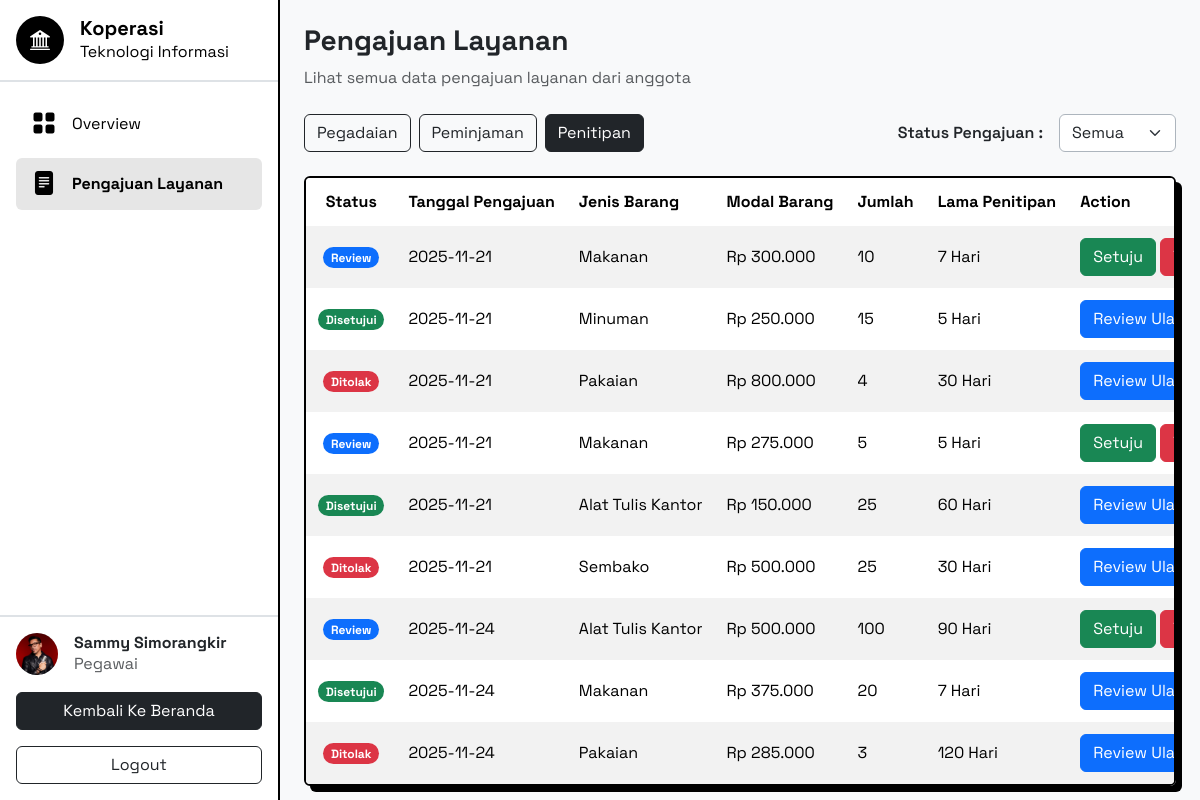
Screenshot of /dashboard/pengajuan-layanan/penitipan (signed in) with the database file from the repository.
### tables this page shows
CREATE TABLE `users` (
  `id` int NOT NULL,
  `avatar` varchar(150) NOT NULL,
  `nama` varchar(50) NOT NULL,
  `username` varchar(15) NOT NULL,
  `password` varchar(100) NOT NULL,
  `timestamp` timestamp NULL DEFAULT CURRENT_TIMESTAMP,
  `keterangan` text NOT NULL,
  `auth` varchar(20) NOT NULL,
  `aktif` enum('1','0') DEFAULT '1',
  `hapus` enum('1','0') DEFAULT '0'
);

CREATE TABLE `pengajuan_penitipan` (
  `id` int NOT NULL,
  `tanggal` date NOT NULL,
  `jenis_barang` varchar(255) NOT NULL,
  `modal_barang` int NOT NULL,
  `jumlah` int NOT NULL,
  `lama_penitipan` int NOT NULL,
  `status` enum('review','disetujui','ditolak') DEFAULT 'review',
  `user_id` int NOT NULL
);

### app/Core/Controller.php (called while the page is built, shortened)
<?php
class Controller {
   protected function loadModel(string $model) : object
   {
      return new $model();
   }
   protected function renderView(string $view, array $data = []) : void
   {
      extract($data);
      require_once __DIR__ . "/../View/" . $view . ".php";
   }
}

### app/Controller/PengajuanLayananController.php (called while the page is built, shortened)
<?php
class PengajuanLayanan extends Controller {
   public function showPengajuanPenitipanPage() : void
   {
      $pengajuanPenitipanModel = $this->loadModel("PengajuanPenitipan");
      $applications = $pengajuanPenitipanModel->getAllPengajuan();
      $this->renderView(view: "Dashboard/index", data: ["page" => "PengajuanLayanan/index", "currentTab" => "Penitipan", "data" => $applications]);
   }
}

### public/index.php (called while the page is built, shortened)
<?php
try {
   Router::dispatch();
} catch (Exception $e) {
   http_response_code(500);
   require_once __DIR__ . "/../app/View/Error/internal-server-error.php";
}

### app/Config/Database.php (called while the page is built, shortened)
<?php
class Database {
   public static function getConnection() : PDO
   {
      $servername = "localhost";
      $database = "koperasi";
      $username = "root";
      $password = "";
      return new PDO("mysql:host=$servername;dbname=$database", $username, $password);
   }
}

### app/Model/User.php (called while the page is built, shortened)
<?php
class User {
   private PDO $db;
   public function __construct()
   {
      $this->db = Database::getConnection();
   }
   public function getUserById(int $id) : ?array
   {
      $sql = "SELECT * FROM users WHERE id = ?";
      $stmt = $this->db->prepare($sql);
      $stmt->execute([$id]);
      $user = $stmt->fetch(PDO::FETCH_ASSOC);
      return $user ?: null;
   }
}

### app/Model/PengajuanPenitipan.php (called while the page is built, shortened)
<?php
class PengajuanPenitipan {
   private PDO $db;
   public function __construct()
   {
      $this->db = Database::getConnection();
   }
   public function getAllPengajuan() : array
   {
      $sql = "SELECT * FROM pengajuan_penitipan";
      $stmt = $this->db->query($sql);
      return $stmt->fetchAll(PDO::FETCH_ASSOC);
   }
}

### app/Utils/CurrencyFormatter.php (called while the page is built, shortened)
<?php
class CurrencyFormatter {
   public static function format(int $price) : string
   {
      $formatter = new NumberFormatter('id_ID', NumberFormatter::CURRENCY);
      $formatter->setAttribute(NumberFormatter::FRACTION_DIGITS, 0);
      return $formatter->formatCurrency($price, 'IDR');
   }
}

### app/View/Dashboard/PengajuanLayanan/Penitipan/index.php (the view, shortened to what this page needs)
<div class="table-responsive border border-2 border-black drop-shadow-lg rounded-2">
   <table class="table table-borderless table-striped m-0 align-middle">
      <thead class="sticky-top">
         <tr>
            <th class="text-center">Status</th>
            <th>Tanggal Pengajuan</th>
            <th>Jenis Barang</th>
            <th>Modal Barang</th>
            <th>Jumlah</th>
            <th>Lama Penitipan</th>
            <th>Action</th>
         </tr>
      </thead>
      <tbody>
         <?php
            foreach ($data as $application) { ?>
               <tr>
                  <td class="text-center">
                     <?php if ($application["status"] === "review") { ?>
                        <span class="badge text-bg-primary rounded-5">Review</span>
                     <?php } ?>
                     <?php if ($application["status"] === "disetujui") { ?>
                        <span class="badge text-bg-success rounded-5">Disetujui</span>
                     <?php } ?>
                     <?php if ($application["status"] === "ditolak") { ?>
                        <span class="badge text-bg-danger rounded-5">Ditolak</span>
                     <?php } ?>
                  </td>
                  <td><?=$application["tanggal"]?></td>
                  <td><?=$application["jenis_barang"]?></td>
                  <td><?=CurrencyFormatter::format($application["modal_barang"])?></td>
                  <td><?=$application["jumlah"]?></td>
                  <td><?=$application["lama_penitipan"]?> Hari</td>
                  <td>
                     <?php if ($application["status"] === "review") { ?>
                        <a href=<?="/penitipan/approve/{$application['id']}"?> class="btn btn-success">Setuju</a>
                        <a href=<?="/penitipan/reject/{$application['id']}"?> class="btn btn-danger">Tolak</a>
                     <?php } ?>
                     <?php if ($application["status"] === "disetujui" || $application["status"] === "ditolak") { ?>
                        <a href=<?="/penitipan/review/{$application['id']}"?> class="btn btn-primary">Review Ulang</a>
                     <?php } ?>
                  </td>
               </tr>
         <?php } ?>
      </tbody>
   </table>
</div>

### app/Core/Router.php (shortened to what this page needs)
<?php
class Router {
   private static array $routes = [];
   public static function addRoute(string $method, string $path, string $controller, string $action, array $middlewares = []) : void
   {
      array_push(self::$routes,
         [
            "method" => $method,
            "path" => $path,
            "controller" => $controller,
            "action" => $action,
            "middlewares" => $middlewares
         ]
      );
   }
   public static function dispatch() : void
   {
      $path = $_SERVER["PATH_INFO"] ?? "/";
      $method = $_SERVER["REQUEST_METHOD"];
      foreach (self::$routes as $route) {
         $pattern = preg_replace("#:([a-zA-Z_][a-zA-Z0-9_]*)#", "([^/]+)", $route["path"]);
         $pattern = "#^" . $pattern . "$#";
         $routeAndPathExist = $route["method"] === $method && preg_match($pattern, $path, $matches);
         if ($routeAndPathExist) {
            array_shift($matches);
            $controller = new $route["controller"];
            $action = $route["action"];
            $controller->$action(...$matches);
            return;
         }
      }
   }
}

### app/Template/sidebar.php (shortened to what this page needs)
<aside id="dashboardSidebar" class="bg-white border-end border-2 border-black vh-100 d-flex flex-column" style="min-width: 280px; transition: 300ms;">
   <div class="p-3 border-bottom border-2 position-relative">
      <div class="d-flex align-items-center gap-3">
         <div class="bg-black d-flex flex-grow-0 justify-content-center align-items-center rounded-circle" style="width: 48px; height: 48px;">
            <i class="text-white bi bi-bank2 fs-5"></i>
         </div>
         <div class="text-black">
            <h5 class="fw-bold m-0">Koperasi</h5>
            <p class="m-0">Teknologi Informasi</p>
         </div>
      </div>
   </div>
   <div class="d-flex flex-column flex-grow-1 gap-2 p-3 overflow-y-auto">
      <a href="/dashboard" class="dashboard-menu d-flex align-items-center gap-3 text-decoration-none text-black px-3 py-2 rounded-2">
         <i class="bi bi-grid-fill fs-4"></i>
         <p class="m-0">Overview</p>
      </a>
      <?php if ($userAuth === "administrator" || $userAuth === "pegawai") { ?>
         <a href="/dashboard/pengajuan-layanan" class="dashboard-menu d-flex align-items-center gap-3 text-decoration-none text-black px-3 py-2 rounded-2">
            <i class="bi bi-file-text-fill fs-4"></i>
            <p class="m-0">Pengajuan Layanan</p>
         </a>
      <?php } ?>
   </div>
   <div class="p-3 border-top border-2 d-flex flex-column gap-3">
      <div class="d-flex align-items-center gap-3" style="cursor: pointer;">
         <div class="flex-grow-0 bg-dark-subtle rounded-circle overflow-hidden" style="width: 42px; height: 42px;">
            <img src=<?=$userAvatar?> alt=<?=$userAvatarName?> class="w-100 h-100 object-fit-cover">
         </div>
         <div>
            <h6 class="m-0 fw-bold"><?=$userNama?></h6>
            <p class="m-0 text-body-secondary text-capitalize"><?=$userAuth?></p>
         </div>
      </div>
      <a href="/" class="btn btn-dark">Kembali Ke Beranda</a>
      <a href="/logout" class="btn btn-outline-dark w-100">Logout</a>
   </div>
</aside>

### app/View/Dashboard/PengajuanLayanan/index.php (shortened to what this page needs)
<header class="mb-4">
   <h3 class="mb-2 fw-bold">Pengajuan Layanan</h3>
   <p class="m-0 text-body-secondary">Lihat semua data pengajuan layanan dari anggota</p>
</header>
<div class="mb-4 d-flex justify-content-between">
   <div class="d-flex gap-2">
      <a href="/dashboard/pengajuan-layanan" id="pegadaian" class="tab btn">
         Pegadaian
      </a>
      <a href="/dashboard/pengajuan-layanan/peminjaman" id="peminjaman" class="tab btn">
         Peminjaman
      </a>
      <a href="/dashboard/pengajuan-layanan/penitipan" id="penitipan" class="tab btn">
         Penitipan
      </a>
   </div>
   <form id="statusOptionForm" method="GET" class="d-flex gap-3 align-items-center">
      <label class="fw-semibold text-nowrap" for="status">Status Pengajuan :</label>
      <select id="status" name="status" class="form-select border-dark-subtle" onchange="handleStatusChange()">
         <option value="">Semua</option>
      </select>
   </form>
</div>
<?php require_once __DIR__ . "/" . $currentTab . "/index.php"?>

### public/assets/css/base-style.css (style rules this page uses)
body { font-family: "Space Grotesk"; }
table th, table td { white-space: nowrap !important; padding: 0.75rem !important; }
a { text-decoration: none; }

### public/assets/css/custom-utilities.css (style rules this page uses)
.drop-shadow-lg { box-shadow: 6px 6px 0px 0px black; }

### public/assets/css/dashboard.css (style rules this page uses)
#dashboardSidebar { position: fixed; top: 0; left: -100%; z-index: 9999; }
.dashboard-menu.active { background-color: #e6e6e6; font-weight: bold; }
@media screen and (min-width: 992px) { #dashboardSidebar { position: static; } }

### rows the page displays
users: shows "Pengajuan Layanan", avatar (picture), nama "Sammy Simorangkir", auth "Pegawai"
pengajuan_penitipan: status "Review", tanggal "2025-11-21", jenis_barang "Makanan", modal_barang "Rp 300.000", jumlah "10", lama_penitipan "7"
pengajuan_penitipan: status "Disetujui", tanggal "2025-11-21", jenis_barang "Minuman", modal_barang "Rp 250.000", jumlah "15", lama_penitipan "5"
pengajuan_penitipan: status "Ditolak", tanggal "2025-11-21", jenis_barang "Pakaian", modal_barang "Rp 800.000", jumlah "4", lama_penitipan "30"
pengajuan_penitipan: status "Review", tanggal "2025-11-21", jenis_barang "Makanan", modal_barang "Rp 275.000", jumlah "5", lama_penitipan "5"
pengajuan_penitipan: status "Disetujui", tanggal "2025-11-21", jenis_barang "Alat Tulis Kantor", modal_barang "Rp 150.000", jumlah "25", lama_penitipan "60"
pengajuan_penitipan: status "Ditolak", tanggal "2025-11-21", jenis_barang "Sembako", modal_barang "Rp 500.000", jumlah "25", lama_penitipan "30"
pengajuan_penitipan: status "Review", tanggal "2025-11-24", jenis_barang "Alat Tulis Kantor", modal_barang "Rp 500.000", jumlah "100", lama_penitipan "90"
pengajuan_penitipan: status "Disetujui", tanggal "2025-11-24", jenis_barang "Makanan", modal_barang "Rp 375.000", jumlah "20", lama_penitipan "7"
pengajuan_penitipan: status "Ditolak", tanggal "2025-11-24", jenis_barang "Pakaian", modal_barang "Rp 285.000", jumlah "3", lama_penitipan "120"
